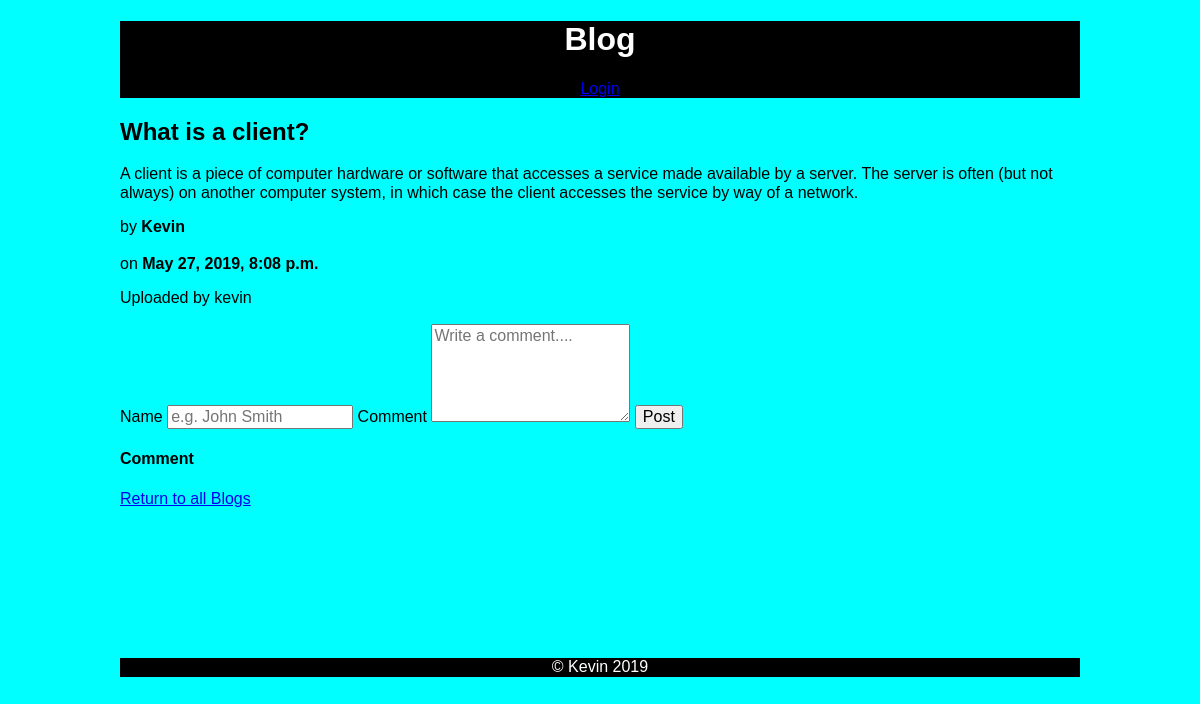
Page /articles/1 on the earlier database version.
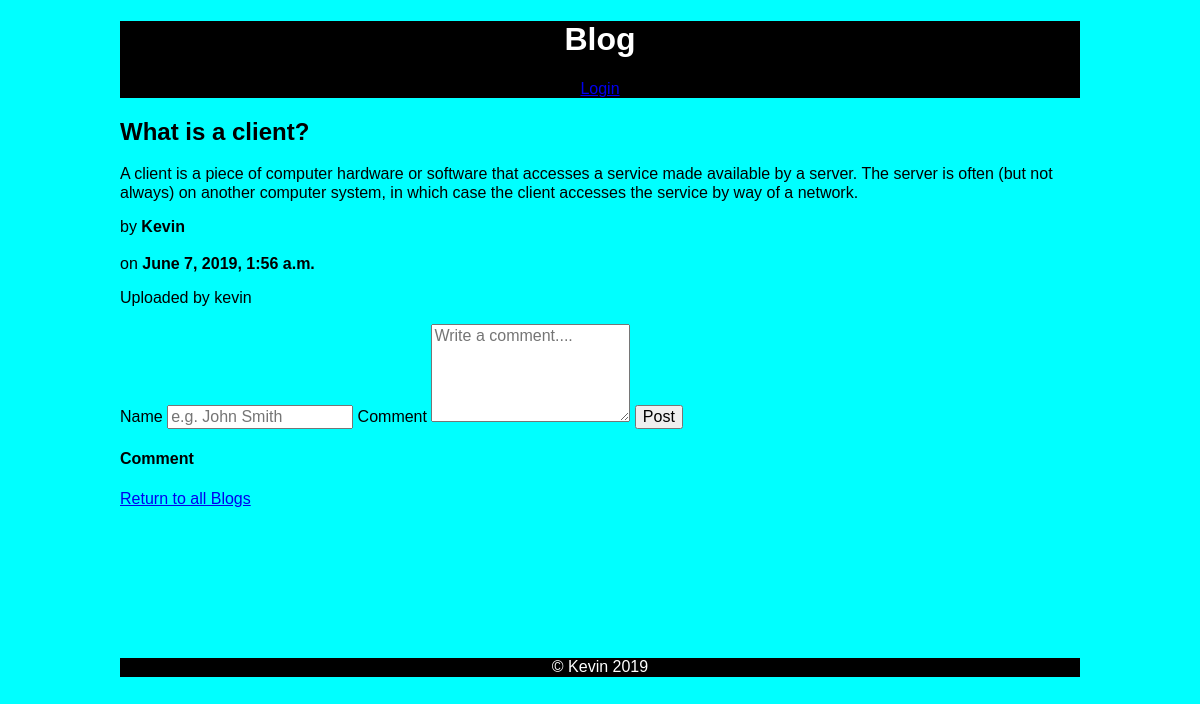
Same page on the later database version.
### blog/models.py (models this page shows, shortened)
class Article(models.Model):
    title = models.CharField(max_length=255)
    author = models.CharField(max_length=255)
    draft = models.BooleanField()
    body = models.TextField(validators=[MinLengthValidator(1)])
    published_date = models.DateTimeField(auto_now=True)
    user = models.ForeignKey(User, on_delete=models.CASCADE, related_name="blogs")

### blog/views.py (the view)
# urls.py: path('articles/<int:id>', views.topic_show, name='topic_details'),
def topic_show(request, id):
    article = Article.objects.get(pk=id)
    context = {'article': article}
    response = render(request, 'topic.html', context)
    return HttpResponse(response)

### blog/templates/topic.html (shortened to what this page needs)
{% extends 'base.html' %}
{% block content %}
    <main class="topic-details">
        <h2>{{ article.title }}</h2>
        <p>{{ article.body }}</p>
        <p>by<strong> {{ article.author }}</strong><br></br> on <strong>{{ article.published_date }}</strong></p>
        <p>Uploaded by {{article.user.username}}</p>
        <form action="{% url 'create_comment' %}" method="post">
            <div class ="comment">
                <label for="name">Name</label>
                <input type="text" name="name" id="name" placeholder="e.g. John Smith" class="comment_box">
                <label for="message">Comment</label>
                <textarea name="message" id="message" cols="20" rows="5" placeholder="Write a comment...." class="comment_box"></textarea>
                <button type="submit">Post</button>
            </div>
        </form>
        <h4>Comment</h4>
        <a class="back" href="{% url 'home_page' %}">Return to all Blogs</a>
    </main>
{% endblock %}

Differences in the rows shown:
changed Article "What is a client?": published_date "May 27, 2019, 8:08 p.m." → "June 7, 2019, 1:56 a.m."
